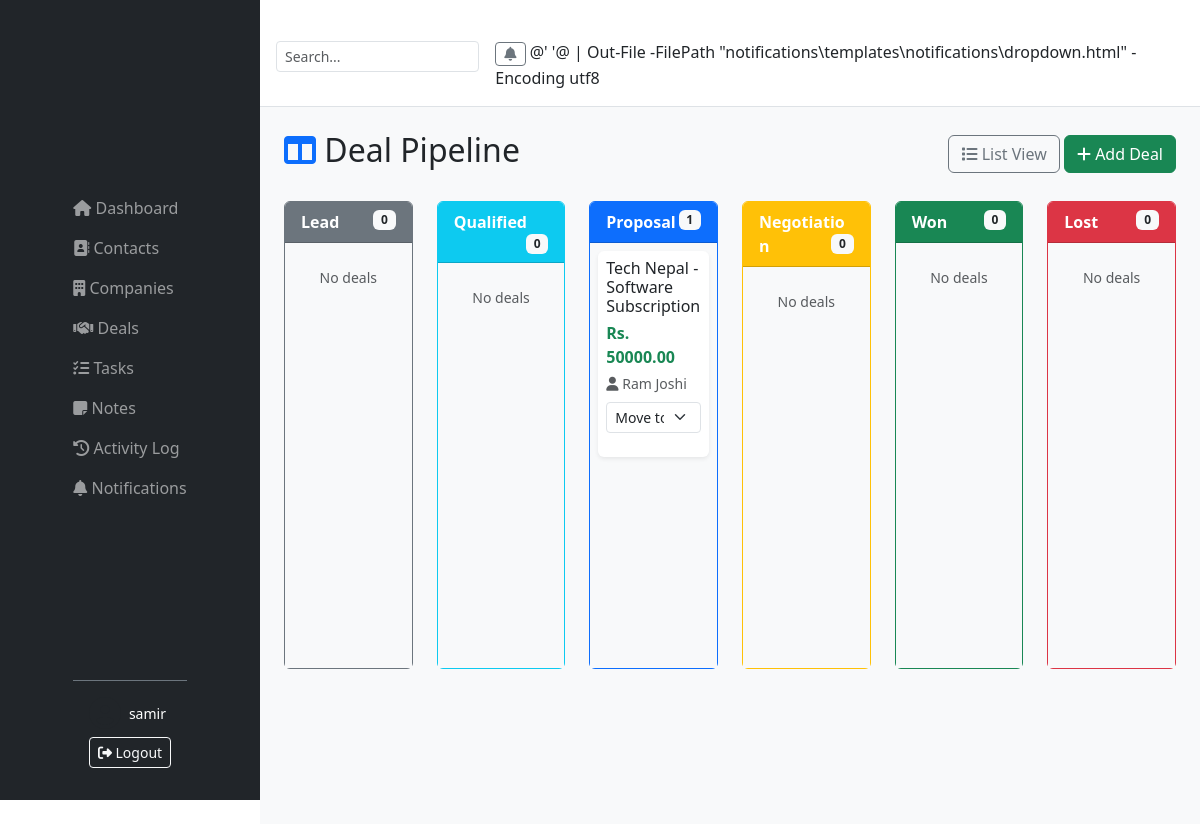
The page /deals/pipeline/ (signed in) on the database its author committed.
### deals/models.py (models this page shows, shortened)
class Deal(models.Model):
    STAGE_CHOICES = [
        ('lead', 'Lead'),
        ('qualified', 'Qualified'),
        ('proposal', 'Proposal Sent'),
        ('negotiation', 'Negotiation'),
        ('won', 'Won'),
        ('lost', 'Lost'),
    ]
    title = models.CharField(max_length=200)
    value = models.DecimalField(max_digits=12, decimal_places=2, default=0)
    stage = models.CharField(max_length=20, choices=STAGE_CHOICES, default='lead')
    contact = models.ForeignKey(
        Contact,
        on_delete=models.CASCADE,
        related_name='deals'
    )
    company = models.ForeignKey(
        Company,
        on_delete=models.CASCADE,
        null=True,
        blank=True,
        related_name='deals'
    )
    assigned_to = models.ForeignKey(
        User,
        on_delete=models.SET_NULL,
        null=True,
        blank=True,
        related_name='deals'
    )
    expected_close_date = models.DateField(null=True, blank=True)
    description = models.TextField(blank=True)
    created_at = models.DateTimeField(auto_now_add=True)
    updated_at = models.DateTimeField(auto_now=True)

### contacts/models.py (models this page shows, shortened)
class Contact(models.Model):
    STATUS_CHOICES = [
        ('lead', 'Lead'),
        ('customer', 'Customer'),
        ('partner', 'Partner'),
    ]
    first_name = models.CharField(max_length=50)
    last_name = models.CharField(max_length=50)
    email = models.EmailField(unique=True)
    phone = models.CharField(max_length=20, blank=True)
    company = models.CharField(max_length=100, blank=True)
    job_title = models.CharField(max_length=100, blank=True)
    status = models.CharField(max_length=20, choices=STATUS_CHOICES, default='lead')
    assigned_to = models.ForeignKey(User, on_delete=models.SET_NULL, null=True, blank=True)
    notes = models.TextField(blank=True)
    created_at = models.DateTimeField(auto_now_add=True)
    def __str__(self):
        return f"{self.first_name} {self.last_name}"

### deals/views.py (the view)
# urls.py: path('pipeline/', views.deal_pipeline, name='deal_pipeline'),
@login_required
def deal_pipeline(request):
    if request.user.groups.filter(name='Sales Rep').exists():
        base_deals = Deal.objects.filter(
            assigned_to=request.user
        )
    else:
        base_deals = Deal.objects.all()
    pipeline_stages = [
        {
            'key': 'lead',
            'label': 'Lead',
            'color': 'secondary',
            'deals': base_deals.filter(stage='lead')
        },
        {
            'key': 'qualified',
            'label': 'Qualified',
            'color': 'info',
            'deals': base_deals.filter(stage='qualified')
        },
        {
            'key': 'proposal',
            'label': 'Proposal',
            'color': 'primary',
            'deals': base_deals.filter(stage='proposal')
        },
        {
            'key': 'negotiation',
            'label': 'Negotiation',
            'color': 'warning',
            'deals': base_deals.filter(stage='negotiation')
        },
        {
            'key': 'won',
            'label': 'Won',
            'color': 'success',
            'deals': base_deals.filter(stage='won')
        },
        {
            'key': 'lost',
            'label': 'Lost',
            'color': 'danger',
            'deals': base_deals.filter(stage='lost')
        },
    ]
    return render(
        request,
        'deals/deal_pipeline.html',
        {
            'pipeline_stages': pipeline_stages,
            'is_manager': request.user.groups.filter(
                name__in=['Admin', 'Sales Manager']
            ).exists(),
        }
    )

### notifications/context_processors.py (called while the page is built)
def notification_context(request):
    if request.user.is_authenticated:
        unread_count = request.user.notifications.filter(is_read=False).count()
        latest_notifications = request.user.notifications.all()[:5]
        return {
            'unread_count': unread_count,
            'latest_notifications': latest_notifications,
        }
    return {}

### deals/templates/deals/deal_pipeline.html (shortened to what this page needs)
{% extends 'base.html' %}
{% block content %}
<div class="d-flex justify-content-between align-items-center mb-4">
    <h2><i class="fas fa-columns text-primary"></i> Deal Pipeline</h2>
    <div>
        <a href="{% url 'deal_list' %}" class="btn btn-outline-secondary"><i class="fas fa-list"></i> List View</a>
        <a href="{% url 'deal_create' %}" class="btn btn-success"><i class="fas fa-plus"></i> Add Deal</a>
    </div>
</div>
<div class="row flex-nowrap overflow-auto pb-3" style="min-height: 500px;">
    {% for stage in pipeline_stages %}
    <div class="col-md-3 col-lg-2 mb-3">
        <div class="card h-100 border-{{ stage.color }}">
            <div class="card-header bg-{{ stage.color }} text-white py-2">
                <strong>{{ stage.label }}</strong>
                <span class="badge bg-light text-dark float-end">{{ stage.deals.count }}</span>
            </div>
            <div class="card-body p-2" style="background-color: #f8f9fa;">
                {% for deal in stage.deals %}
                <div class="card mb-2 shadow-sm border-0">
                    <div class="card-body p-2">
                        <h6 class="card-title mb-1">
                            <a href="{% url 'deal_detail' deal.pk %}" class="text-decoration-none text-dark">
                                {{ deal.title }}
                            </a>
                        </h6>
                        <p class="text-success fw-bold mb-1">Rs. {{ deal.value }}</p>
                        <small class="text-muted"><i class="fas fa-user"></i> {{ deal.contact }}</small>
                        <form method="post" action="{% url 'deal_change_stage' deal.pk %}" class="mt-2">
                            <select name="stage" class="form-select form-select-sm" onchange="this.form.submit()">
                                <option value="">Move to...</option>
                            </select>
                        </form>
                    </div>
                </div>
                {% empty %}
                <div class="text-center text-muted py-3">
                    <small>No deals</small>
                </div>
                {% endfor %}
            </div>
        </div>
    </div>
    {% endfor %}
</div>
{% endblock %}

### templates/base.html (shortened to what this page needs)
﻿{% load static %}
<!DOCTYPE html>
<html lang="en">
<head>
    <link href="https://cdn.jsdelivr.net/npm/bootstrap@5.3.0/dist/css/bootstrap.min.css" rel="stylesheet">
    <link rel="stylesheet" href="https://cdnjs.cloudflare.com/ajax/libs/font-awesome/6.4.0/css/all.min.css">
    <link rel="stylesheet" href="{% static 'css/custom.css' %}">
</head>
<body>
    <nav class="navbar navbar-expand-lg navbar-dark bg-dark fixed-top" style="height: 100vh; width: 260px; flex-direction: column; align-items: stretch; padding: 0; z-index: 1030; display: flex; flex-direction: column;">
        <div class="container-fluid d-flex flex-column h-100">
            <div class="collapse navbar-collapse" id="sidebarNav" style="flex-grow: 1; overflow-y: auto;">
                <ul class="navbar-nav flex-column w-100 pt-3">
                    <li class="nav-item">
                        <a class="nav-link {% if request.resolver_match.url_name == 'dashboard' %}active{% endif %}" href="{% url 'dashboard' %}">
                            <i class="fas fa-home"></i> Dashboard
                        </a>
                    </li>
                    <li class="nav-item">
                        <a class="nav-link {% if request.resolver_match.url_name == 'contact_list' %}active{% endif %}" href="{% url 'contact_list' %}">
                            <i class="fas fa-address-book"></i> Contacts
                        </a>
                    </li>
                    <li class="nav-item">
                        <a class="nav-link {% if request.resolver_match.url_name == 'company_list' %}active{% endif %}" href="{% url 'company_list' %}">
                            <i class="fas fa-building"></i> Companies
                        </a>
                    </li>
                    <li class="nav-item">
                        <a class="nav-link {% if request.resolver_match.url_name == 'deal_list' %}active{% endif %}" href="{% url 'deal_list' %}">
                            <i class="fas fa-handshake"></i> Deals
                        </a>
                    </li>
                    <li class="nav-item">
                        <a class="nav-link {% if request.resolver_match.url_name == 'task_list' %}active{% endif %}" href="{% url 'task_list' %}">
                            <i class="fas fa-tasks"></i> Tasks
                        </a>
                    </li>
                    <li class="nav-item">
                        <a class="nav-link {% if request.resolver_match.url_name == 'note_list' %}active{% endif %}" href="{% url 'note_list' %}">
                            <i class="fas fa-sticky-note"></i> Notes
                        </a>
                    </li>
                    <li class="nav-item">
                        <a class="nav-link {% if request.resolver_match.url_name == 'activity_list' %}active{% endif %}" href="{% url 'activity_list' %}">
                            <i class="fas fa-history"></i> Activity Log
                        </a>
                    </li>
                    <li class="nav-item">
                        <a class="nav-link {% if request.resolver_match.url_name == 'list' and request.resolver_match.namespace == 'notifications' %}active{% endif %}" href="{% url 'notifications:list' %}">
                            <i class="fas fa-bell"></i> Notifications
                        </a>
                    </li>
                </ul>
            </div>
            {% if user.is_authenticated %}
            <div class="mt-auto p-3 border-top border-secondary">
                <div class="d-flex align-items-center">
                    <i class="fas fa-user-circle fa-2x me-2"></i>
                    <div>
                        <div class="text-white small">{{ user.username }}</div>
                    </div>
                </div>
                <form method="post" action="{% url 'logout' %}" class="mt-2">
                    <button type="submit" class="btn btn-outline-light btn-sm w-100">
                        <i class="fas fa-sign-out-alt"></i> Logout
                    </button>
                </form>
            </div>
            {% endif %}
        </div>
    </nav>
    <div style="margin-left: 260px; min-height: 100vh; background: #f8f9fa;">
        <div class="bg-white border-bottom p-3 d-flex justify-content-between align-items-center">
            <div class="d-flex align-items-center">
                <form class="d-flex me-3" role="search">
                    <input class="form-control form-control-sm" type="search" placeholder="Search..." aria-label="Search">
                </form>
                {% if user.is_authenticated %}
                <div class="dropdown">
                    <a class="btn btn-outline-secondary btn-sm position-relative" href="#" role="button" data-bs-toggle="dropdown">
                        <i class="fas fa-bell"></i>
                    </a>
                    {% include 'notifications/dropdown.html' %}
                </div>
                {% endif %}
            </div>
        </div>
        <div class="container-fluid p-4">
            {% block content %}{% endblock %}
        </div>
    </div>
</body>
</html>

### rows shown on the page
Deal: title "Tech Nepal - Software Subscription", value "50000.00", contact "Ram Joshi"

### other values the page prints
{{ user.username }} "samir"
{{ stage.label }} "Lead" "Qualified" "Proposal" "Negotiation" "Won" "Lost"
{{ stage.deals.count }} "0" "0" "1" "0" "0" "0"
